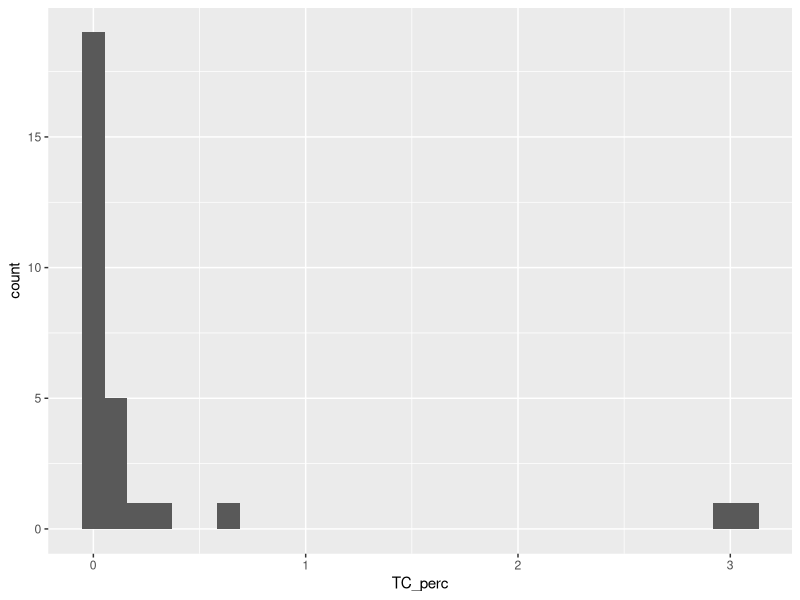
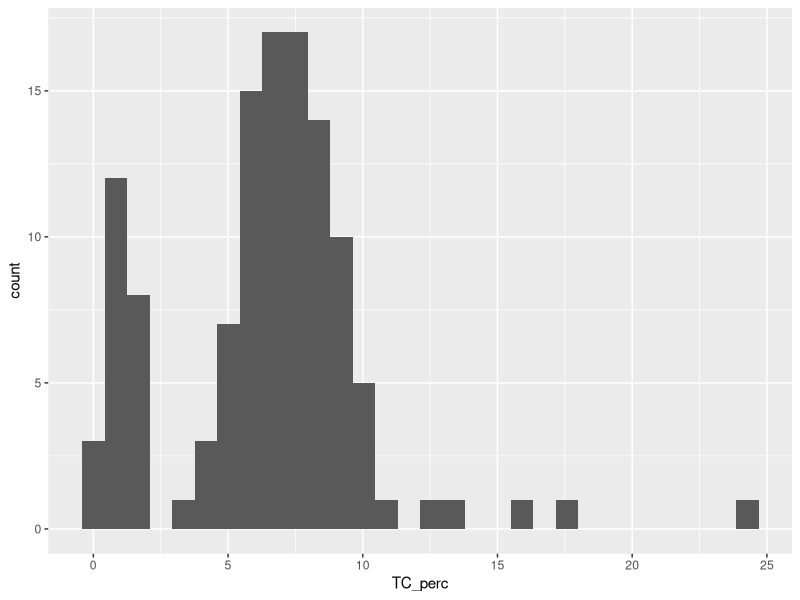
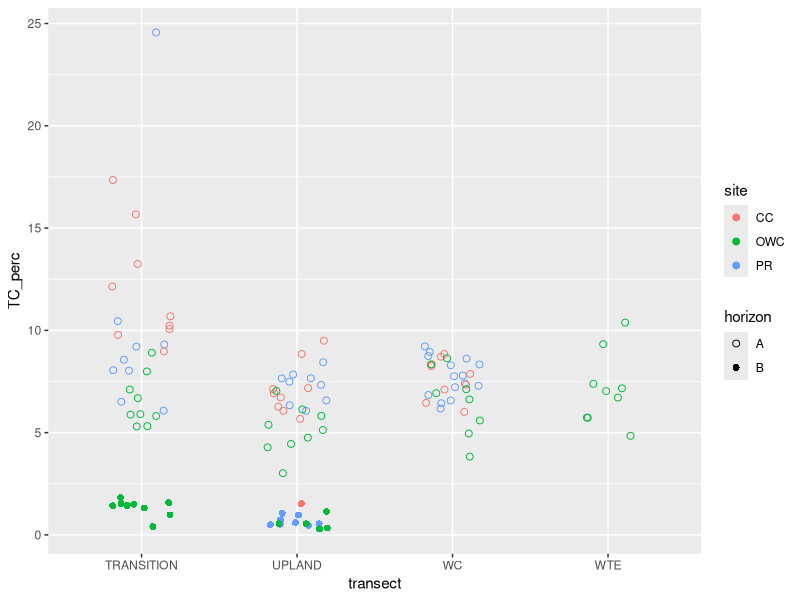
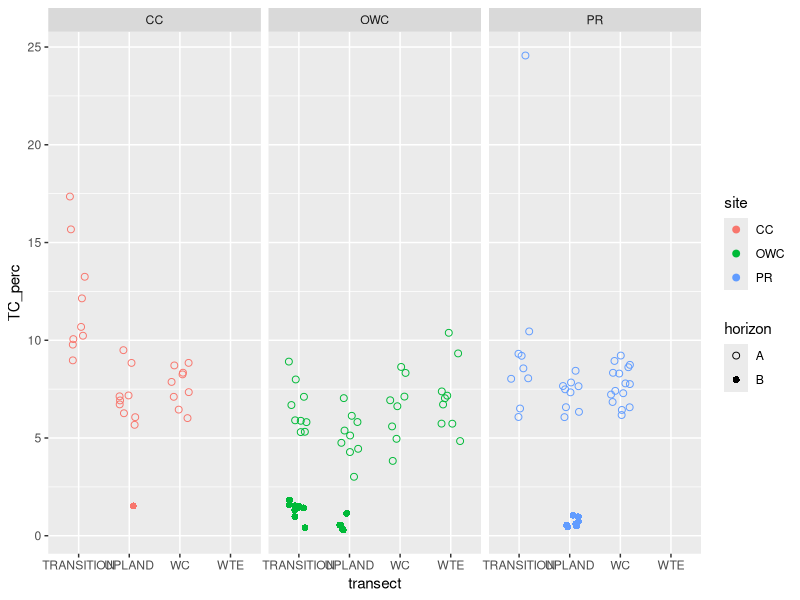

These charts were generated, in order, by the following R code:
## Session 4: processing data using {tidyverse} 
## June 29, 2022
## KFP

# more info here: https://github.com/kaizadp/introductoryR/wiki/tidyverse

# -------------------------------- #

# load package/s ----
library(tidyverse)

# load files ----
tctn_data = read.csv("data/TCTN_toledo_data.csv") # data file
tctn_sample_key = read.csv("data/TCTN_toledo_sample_key.csv") # sample key


# explore the data ----
names(tctn_data) # gives the column names
str(tctn_data) # gives the file structure (types of columns)
# plot(tctn_data)


# process and clean the data ----

## the column names are horrible, as R converts all spaces to .
## rename the columns and then keep only the relevant columns

tctn_data_cleaned = 
  tctn_data %>% # pipes shortcut: shift-control-m
  ## `rename` syntax: rename(NEW = OLD)
  rename(TN_perc = `N.....`, TC_perc = `C.....`) %>% 
  ## use `select` to keep only the columns you want
  select(Name, Method, TC_perc, TN_perc, Memo)

# what are the blank values?
## use `filter` to keep only rows that match a condition
tctn_blanks = 
  tctn_data_cleaned %>% 
  filter(Name %in% c("MT", "mt")) # within the Name column, look for any of these values

# extract only the sample rows
## because all samples were run using the "soil" method, we can use that as our condition
## also, remove any samples that were flagged as "skip"

tctn_samples = 
  tctn_data_cleaned %>% 
  filter(Method == "soil" & Memo != "skip") # keep rows where Memo was NOT equal to skip

# merge data with sample_key
## use `left_join` to add the sample key TO your data

tctn_samples_full = 
  tctn_samples %>% 
  left_join( tctn_sample_key, by = "Name") %>% 
  # you have upper and lower case values in transect. make all of them upper case
  # use mutate to modify the `transect` column
  mutate(transect = toupper(transect)) 


# plot ----

## histogram of the blanks
ggplot(tctn_blanks, aes(x = TC_perc))+
  geom_histogram()

## histogram of the samples
ggplot(tctn_samples, aes(x = TC_perc))+
  geom_histogram()

## scatter plot of sample TC %
ggplot(data = tctn_samples_full,
       aes(y = TC_perc, x = transect,
           shape = horizon, color = site))+
  geom_jitter(width = 0.2, size = 2)+
  scale_shape_manual(values = c(1, 16))

## facets (panels)
ggplot(data = tctn_samples_full,
       aes(y = TC_perc, x = transect,
           shape = horizon, color = site))+
  geom_jitter(width = 0.2, size = 2)+
  scale_shape_manual(values = c(1, 16))+
  facet_wrap(~site) #tilde
